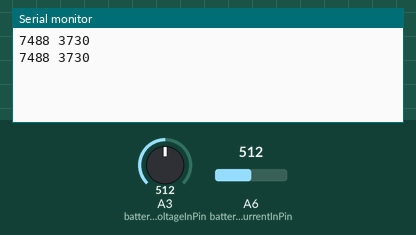
This sketch was run on a simulated Arduino Nano, built with avr-gcc and run on an emulated ATmega328P. Parts: the last lines printed to the serial monitor. The test bench sets the inputs (shaded band); at power-on: A3 (batteryVoltageInPin) = 512, A6 (batteryCurrentInPin) = 512.

Above: at 1.8 s.
1.9 s: A3 (batteryVoltageInPin) set to 716
At 2.6 s:
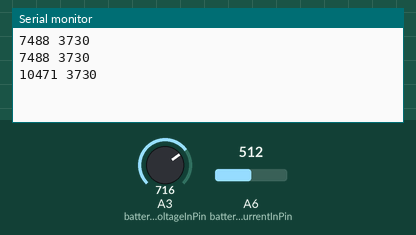
3.4 s: A3 (batteryVoltageInPin) set to 900
At 4.8 s:
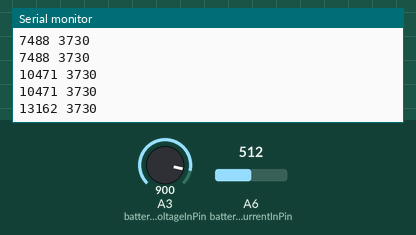
Timing chart, 0 to 6.4 s (numbered marks = the images above; inputs shaded):
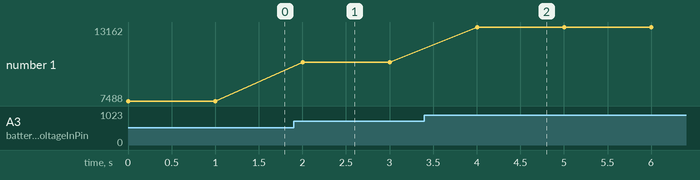

Measured:
- after the input at 1.9 s, the serial monitor: prints a new line after 0.10 s (image 1)
- after the input at 3.4 s, the serial monitor: prints a new line after 0.60 s (image 2)
- plotted number 1: 7488 → 10471 after the input at 1.9 s, 10471 → 13162 after the input at 3.4 s

The sketch:

PluckyTestVA.ino
```cpp
#define COMM_SERIAL Serial
#define BAUDRATE_ARTICUBOTS 115200

const int batteryVoltageInPin = A3;  // Analog input pin that the battery 1/3 divider is attached to. "900" = 13.713V
const int batteryCurrentInPin = A6;  // Analog input pin that the current sensor is attached to.

char out_buf[128];

void setup() {
  COMM_SERIAL.begin(BAUDRATE_ARTICUBOTS);  // start serial for USB to Raspberry Pi
}

void loop() {

  long voltage_mv = analogRead(batteryVoltageInPin); // "800" here relates to battery voltage 11.72V = 3.90V per cell
  //voltage_mv = voltage_mv * 39l / 8l; // millivolts, returns "4031" for 4.031V per cell
  voltage_mv = voltage_mv * 117l / 8l; // millivolts, returns "12000" for 12.0V
  long current_ma = analogRead(batteryCurrentInPin);

  current_ma = 529l + 51l;
  current_ma = max(51l,current_ma);
  current_ma = (current_ma - 51l) * 3730l / 529l; // milliamperes, returns 580 for 3.73A
  //current_ma = (current_ma - 51l); // direct A/D reading, after offset
  sprintf(&out_buf[0], "%ld %ld\r", voltage_mv, current_ma);

  COMM_SERIAL.println(out_buf);

  delay(1000);
}

/*
 * Calibration (after offset -51):
 *
 * 0.51A = 0
 * 2.03A = 286
 * 3.73A = 529
 * 5.30A = 656
 *
Current sensor calibration - Dragger, pin A05
https://www.desmos.com/calculator
A/D  Amp
2.86, 2.03
5.29, 3.73
6.56, 5.30
 */
```
